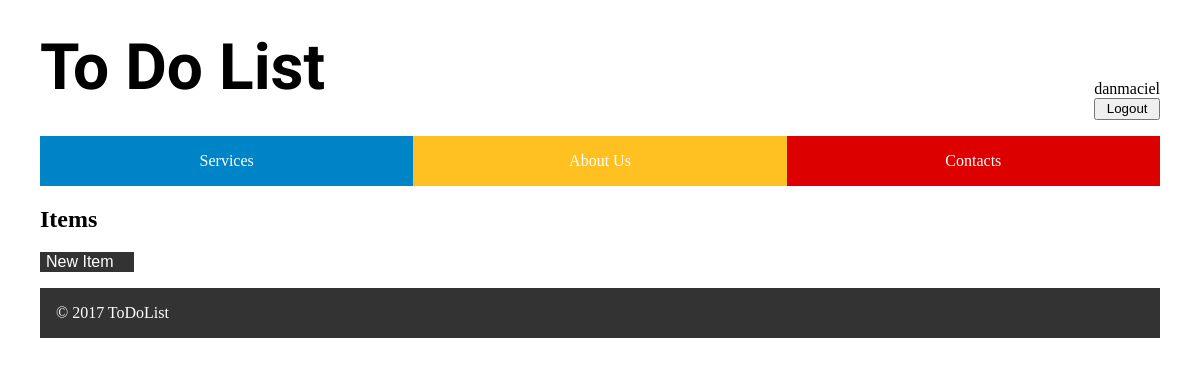
Before: /index.php?id=1 (signed in) with the older database file.
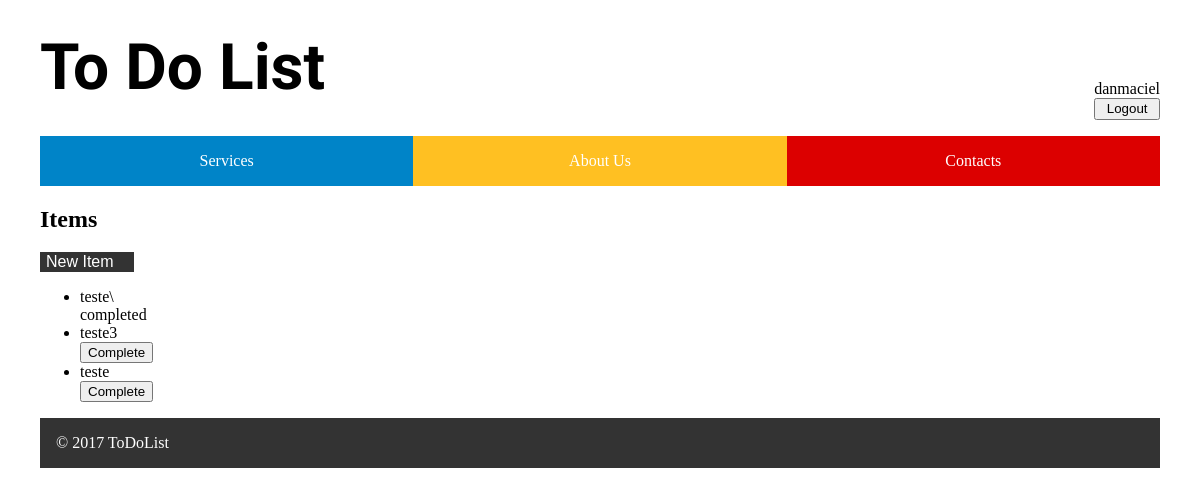
After: the same page with the newer database file.
### tables this page shows
CREATE TABLE list_items (
  list_id INTEGER REFERENCES lists,
  item_id INTEGER REFERENCES items
);

CREATE TABLE items (
  id INTEGER PRIMARY KEY AUTOINCREMENT,
  title VARCHAR,
  dataDue VARCHAR,
  color VARCHAR,
  completed INTEGER
);

### database/listUtils.php (called while the page is built, shortened)
<?php
include_once ('users.php');
function getItemsByListID($listId)
{
    global $db;
    $statement = $db->prepare('SELECT * FROM list_items WHERE list_id = ? ');
    $statement->execute([$listId]);
    return  $statement->fetchAll();
}
function getItemInfoById($id,$info){
    global $db;
    $statement = $db->prepare('SELECT * FROM items WHERE id = ? ');
    $statement->execute([$id]);
    return $statement->fetch()[$info];
}

### myLists.php (the view, shortened to what this page needs)
<?php
if (isset($_GET['id'])) {
$id = $_GET['id'];
$items = getItemsByListID($id);
        ?>
    <section id="listItems">
    <h2>Items</h2>
    <button class="createAccount-button" id="btnCreateItem" onclick="visibleCreateItem()">New Item</button>
    <ul>
        <?php foreach ($items as $item) { ?>
        <li><?= getItemInfoById($item['item_id'], 'title')?></li>
            <?php if(!getItemInfoById($item['item_id'], 'completed')) {?>
                <form class="checkList<?=$item['item_id'];?>" action="database/checkItem.php" method="post">
                    <input type="submit" value="Complete">
                </form>
    <?php }else{?> completed<?php }} ?>
    </ul>
    </section>
<?php } ?>

### pages/common/header.php (shortened to what this page needs)
<!DOCTYPE html>
<html>
<head>
    <link rel="stylesheet" href="css/style.css">
    <link href="https://maxcdn.bootstrapcdn.com/font-awesome/4.7.0/css/font-awesome.min.css" rel="stylesheet">
</head>
<body>
<header>
    <div id="info">
        <h1><a href="index.php">To Do List</a></h1>
    </div>
    <?php include_once('user.php'); ?>
</header>
<nav id="menu">
    <ul>
        <li><a href="services.php">Services</a></li>
        <li><a href="about.php">About Us</a></li>
        <li><a href="contacts.php">Contacts</a></li>
    </ul>
</nav>

### pages/common/user.php (shortened to what this page needs)
<div id="user">
    <?php if (isset($_SESSION['login-user']) && $_SESSION['login-user'] != '') { ?>
        <form action="../action_logout.php" method="post">
            <?=$_SESSION['login-user']?></a>
            <input type="submit" value="Logout">
        </form>
    <?php } else { ?>
        </form><button class="createAccount-button" id="btnSignIn" onclick="visibleLogin()">Login</button>
        </form><button class="createAccount-button" id="btnCreateAccount" onclick="visibleCreateAcc()">Register</button>
    <?php } ?>
</div>

### index.php (shortened to what this page needs)
<?php
include_once ('database/users.php');
include_once ('database/listUtils.php');
include_once('pages/common/header.php');
if(isset($_SESSION['login-user'])) {
    include_once('myLists.php');
}
include_once('pages/common/footer.php');
?>

### pages/common/footer.php
<footer>
    &copy; 2017 ToDoList
</footer>
</body>
</html>

### css/style.css (style rules this page uses)
body { width: 70em; margin: 0 auto; display: grid; grid-template-columns: 1fr 3fr; grid-template-areas: "header header" "menu menu" "categories main" "footer footer"; }
body > header { display: flex; justify-content: space-between; align-items: stretch; grid-area: header; border-bottom: 3px #333; }
#info { display: flex; align-items: center; flex-grow: 1; padding: 1em 0; }
#info a { text-decoration: none; color: black; }
#info h1 { font-size: 4em; font-family: 'Cherry Swash', cursive; margin: 0; flex-grow: 1; }
#user { padding: 5em 0 1em 1em; }
#user form { display: flex; flex-direction: column; justify-content: space-around; height: 100%; }
#user input { padding: 0.1em; }
#menu { grid-area: menu; }
#menu ul { display: flex; margin: 0; padding: 0; justify-content: productsspace-around; }
#menu li { display: block; text-align: center; flex: 1; }
#menu li:nth-child(1) { background-color: #0084c8; }
#menu li:nth-child(2) { background-color: #ffc022; }
#menu li:nth-child(3) { background-color: #dc0000; }
#menu li a { padding: 1em; display: block; color: white; text-decoration: none; }
footer { grid-area: footer; background-color: #333; color: white; padding: 1em; }
.createAccount-button { background-color: #333; border: none; color: #ffffff; text-align: center; text-decoration: none; display: inline-block; font-size: 16px; padding-right: 20px; }

Changed rows visible on the page:
added list_items: item.title "teste\\", shows "completed"
added list_items: item.title "teste3"
added list_items: item.title "teste"
